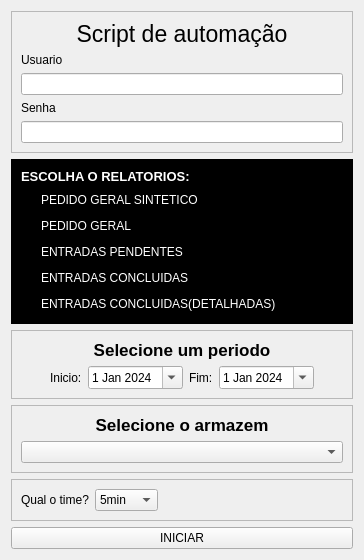
<?xml version="1.0" encoding="UTF-8"?>
<ui version="4.0">
 <class>Form</class>
 <widget class="QWidget" name="Form">
  <property name="geometry">
   <rect>
    <x>0</x>
    <y>0</y>
    <width>364</width>
    <height>517</height>
   </rect>
  </property>
  <property name="windowTitle">
   <string>Form</string>
  </property>
  <layout class="QGridLayout" name="gridLayout">
   <item row="2" column="0">
    <spacer name="verticalSpacer">
     <property name="orientation">
      <enum>Qt::Vertical</enum>
     </property>
     <property name="sizeHint" stdset="0">
      <size>
       <width>20</width>
       <height>40</height>
      </size>
     </property>
    </spacer>
   </item>
   <item row="6" column="0">
    <widget class="QPushButton" name="pushButton">
     <property name="text">
      <string>INICIAR</string>
     </property>
    </widget>
   </item>
   <item row="4" column="0">
    <widget class="QFrame" name="frame_5">
     <property name="frameShape">
      <enum>QFrame::StyledPanel</enum>
     </property>
     <property name="frameShadow">
      <enum>QFrame::Raised</enum>
     </property>
     <layout class="QGridLayout" name="gridLayout_4">
      <item row="0" column="0">
       <widget class="QLabel" name="label_9">
        <property name="font">
         <font>
          <pointsize>13</pointsize>
          <weight>75</weight>
          <bold>true</bold>
         </font>
        </property>
        <property name="text">
         <string>Selecione o armazem</string>
        </property>
        <property name="alignment">
         <set>Qt::AlignCenter</set>
        </property>
       </widget>
      </item>
      <item row="1" column="0">
       <widget class="QComboBox" name="comboBox_2"/>
      </item>
     </layout>
    </widget>
   </item>
   <item row="5" column="0">
    <widget class="QFrame" name="frame_4">
     <property name="frameShape">
      <enum>QFrame::StyledPanel</enum>
     </property>
     <property name="frameShadow">
      <enum>QFrame::Raised</enum>
     </property>
     <layout class="QGridLayout" name="gridLayout_3">
      <item row="0" column="1">
       <widget class="QComboBox" name="comboBox">
        <item>
         <property name="text">
          <string>5min</string>
         </property>
        </item>
        <item>
         <property name="text">
          <string>10min</string>
         </property>
        </item>
        <item>
         <property name="text">
          <string>15min</string>
         </property>
        </item>
        <item>
         <property name="text">
          <string>20min</string>
         </property>
        </item>
        <item>
         <property name="text">
          <string>30min</string>
         </property>
        </item>
       </widget>
      </item>
      <item row="0" column="2">
       <spacer name="horizontalSpacer">
        <property name="orientation">
         <enum>Qt::Horizontal</enum>
        </property>
        <property name="sizeHint" stdset="0">
         <size>
          <width>40</width>
          <height>20</height>
         </size>
        </property>
       </spacer>
      </item>
      <item row="0" column="0">
       <widget class="QLabel" name="label_8">
        <property name="text">
         <string>Qual o time?</string>
        </property>
       </widget>
      </item>
     </layout>
    </widget>
   </item>
   <item row="3" column="0">
    <widget class="QFrame" name="frame_3">
     <property name="frameShape">
      <enum>QFrame::StyledPanel</enum>
     </property>
     <property name="frameShadow">
      <enum>QFrame::Raised</enum>
     </property>
     <layout class="QGridLayout" name="gridLayout_2">
      <item row="2" column="0">
       <spacer name="horizontalSpacer_2">
        <property name="orientation">
         <enum>Qt::Horizontal</enum>
        </property>
        <property name="sizeType">
         <enum>QSizePolicy::Ignored</enum>
        </property>
        <property name="sizeHint" stdset="0">
         <size>
          <width>40</width>
          <height>20</height>
         </size>
        </property>
       </spacer>
      </item>
      <item row="2" column="3">
       <widget class="QLabel" name="label_6">
        <property name="text">
         <string>Fim:</string>
        </property>
       </widget>
      </item>
      <item row="2" column="4">
       <widget class="QDateEdit" name="dateEdit_2">
        <property name="calendarPopup">
         <bool>true</bool>
        </property>
        <property name="date">
         <date>
          <year>2024</year>
          <month>1</month>
          <day>1</day>
         </date>
        </property>
       </widget>
      </item>
      <item row="2" column="1">
       <widget class="QLabel" name="label_5">
        <property name="text">
         <string>Inicio:</string>
        </property>
       </widget>
      </item>
      <item row="2" column="2">
       <widget class="QDateEdit" name="dateEdit">
        <property name="wrapping">
         <bool>false</bool>
        </property>
        <property name="readOnly">
         <bool>false</bool>
        </property>
        <property name="buttonSymbols">
         <enum>QAbstractSpinBox::UpDownArrows</enum>
        </property>
        <property name="correctionMode">
         <enum>QAbstractSpinBox::CorrectToPreviousValue</enum>
        </property>
        <property name="calendarPopup">
         <bool>true</bool>
        </property>
        <property name="date">
         <date>
          <year>2024</year>
          <month>1</month>
          <day>1</day>
         </date>
        </property>
       </widget>
      </item>
      <item row="2" column="5">
       <spacer name="horizontalSpacer_3">
        <property name="orientation">
         <enum>Qt::Horizontal</enum>
        </property>
        <property name="sizeType">
         <enum>QSizePolicy::Ignored</enum>
        </property>
        <property name="sizeHint" stdset="0">
         <size>
          <width>40</width>
          <height>20</height>
         </size>
        </property>
       </spacer>
      </item>
      <item row="1" column="0" colspan="6">
       <widget class="QLabel" name="label_7">
        <property name="font">
         <font>
          <pointsize>13</pointsize>
          <weight>75</weight>
          <bold>true</bold>
         </font>
        </property>
        <property name="text">
         <string>Selecione um periodo</string>
        </property>
        <property name="alignment">
         <set>Qt::AlignCenter</set>
        </property>
       </widget>
      </item>
     </layout>
    </widget>
   </item>
   <item row="0" column="0">
    <widget class="QFrame" name="frame">
     <property name="frameShape">
      <enum>QFrame::StyledPanel</enum>
     </property>
     <property name="frameShadow">
      <enum>QFrame::Raised</enum>
     </property>
     <layout class="QGridLayout" name="gridLayout_5">
      <item row="2" column="0">
       <widget class="QLineEdit" name="lineEdit"/>
      </item>
      <item row="1" column="0">
       <widget class="QLabel" name="label_2">
        <property name="text">
         <string>Usuario</string>
        </property>
       </widget>
      </item>
      <item row="4" column="0">
       <widget class="QLineEdit" name="lineEdit_2"/>
      </item>
      <item row="3" column="0">
       <widget class="QLabel" name="label">
        <property name="text">
         <string>Senha</string>
        </property>
       </widget>
      </item>
      <item row="0" column="0">
       <widget class="QLabel" name="label_3">
        <property name="font">
         <font>
          <pointsize>17</pointsize>
         </font>
        </property>
        <property name="text">
         <string>Script de automação</string>
        </property>
        <property name="alignment">
         <set>Qt::AlignCenter</set>
        </property>
       </widget>
      </item>
     </layout>
    </widget>
   </item>
   <item row="1" column="0">
    <widget class="QFrame" name="frame_2">
     <property name="styleSheet">
      <string notr="true">background-color: rgb(0, 0, 0);</string>
     </property>
     <property name="frameShape">
      <enum>QFrame::StyledPanel</enum>
     </property>
     <property name="frameShadow">
      <enum>QFrame::Raised</enum>
     </property>
     <layout class="QVBoxLayout" name="verticalLayout_2">
      <item>
       <widget class="QLabel" name="label_4">
        <property name="font">
         <font>
          <pointsize>10</pointsize>
          <weight>75</weight>
          <bold>true</bold>
         </font>
        </property>
        <property name="styleSheet">
         <string notr="true">color: rgb(255, 255, 255);</string>
        </property>
        <property name="text">
         <string>ESCOLHA O RELATORIOS:</string>
        </property>
       </widget>
      </item>
      <item>
       <widget class="QRadioButton" name="radioButton">
        <property name="styleSheet">
         <string notr="true">color: rgb(255, 255, 255);
</string>
        </property>
        <property name="text">
         <string>PEDIDO GERAL SINTETICO</string>
        </property>
       </widget>
      </item>
      <item>
       <widget class="QRadioButton" name="radioButton_5">
        <property name="styleSheet">
         <string notr="true">color: rgb(255, 255, 255);</string>
        </property>
        <property name="text">
         <string>PEDIDO GERAL</string>
        </property>
       </widget>
      </item>
      <item>
       <widget class="QRadioButton" name="radioButton_2">
        <property name="styleSheet">
         <string notr="true">color: rgb(255, 255, 255);
</string>
        </property>
        <property name="text">
         <string>ENTRADAS PENDENTES</string>
        </property>
       </widget>
      </item>
      <item>
       <widget class="QRadioButton" name="radioButton_3">
        <property name="styleSheet">
         <string notr="true">color: rgb(255, 255, 255);
</string>
        </property>
        <property name="text">
         <string>ENTRADAS CONCLUIDAS</string>
        </property>
       </widget>
      </item>
      <item>
       <widget class="QRadioButton" name="radioButton_4">
        <property name="styleSheet">
         <string notr="true">color: rgb(255, 255, 255);
</string>
        </property>
        <property name="text">
         <string>ENTRADAS CONCLUIDAS(DETALHADAS)</string>
        </property>
       </widget>
      </item>
     </layout>
    </widget>
   </item>
  </layout>
 </widget>
 <resources/>
 <connections/>
</ui>
